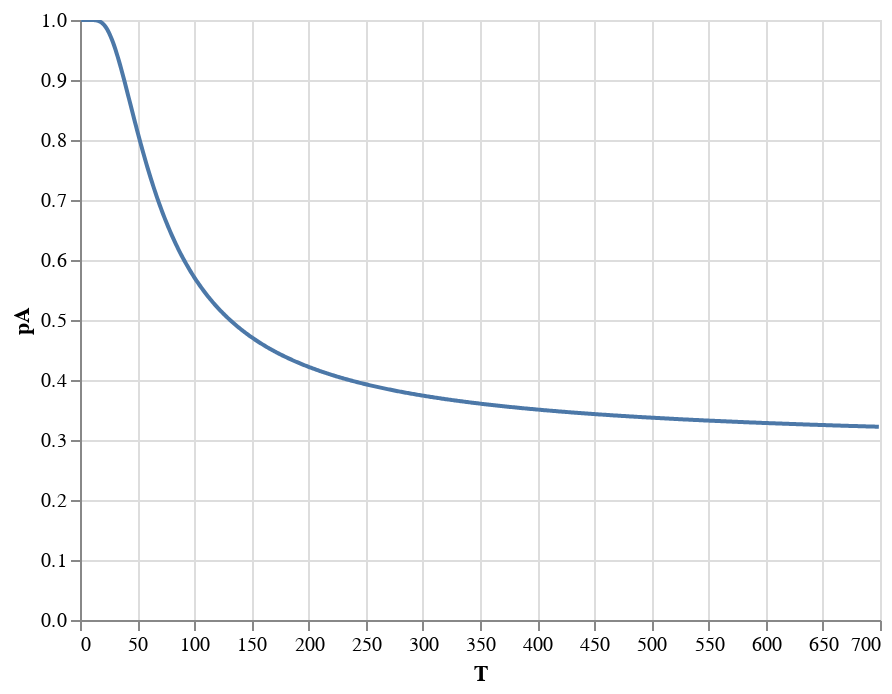

The code cell stored with this chart in its notebook:
### Code cell
alt.Chart(df).mark_line().encode(x="T", y="pA").interactive()

### Figure 1 — Vega-Lite specification as saved in the notebook (floating-point values rounded to 4 significant figures; data arrays with more than 128 entries replaced by an {"elided": "..."} marker saying what was removed)
{"config": {"view": {"continuousWidth": 400, "continuousHeight": 300}}, "data": {"name": "data-18f913257a615c9f0ff9019e34e6737b"}, "mark": "line", "encoding": {"x": {"type": "quantitative", "field": "T"}, "y": {"type": "quantitative", "field": "pA"}}, "selection": {"selector002": {"type": "interval", "bind": "scales", "encodings": ["x", "y"]}}, "$schema": "https://vega.github.io/schema/vega-lite/v4.8.1.json", "datasets": {"data-18f913257a615c9f0ff9019e34e6737b": {"elided": "699 records"}}}
